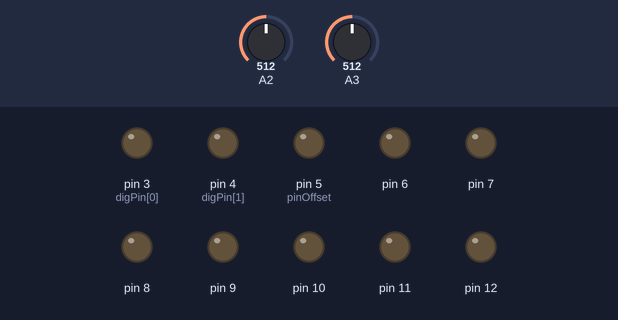
Recording of a sketch running on a simulated Arduino Uno, built with avr-gcc and run on an emulated ATmega328P. Shown: output pins drawn as LEDs (lit = HIGH). The test bench sets the inputs (shaded band); at power-on: A2 = 512, A3 = 512.

Above: at 1.2 s.
1.3 s: A2 set to 534
At 1.6 s:
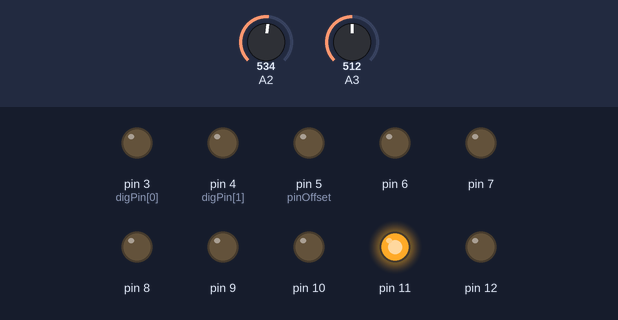
2.8 s: A3 set to 516
At 3.9 s:
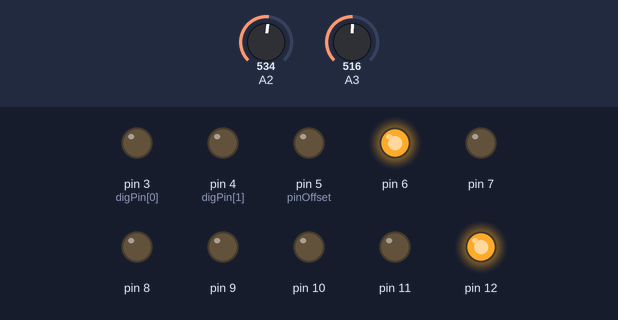
4.3 s: A3 set to 511
At 5.1 s:
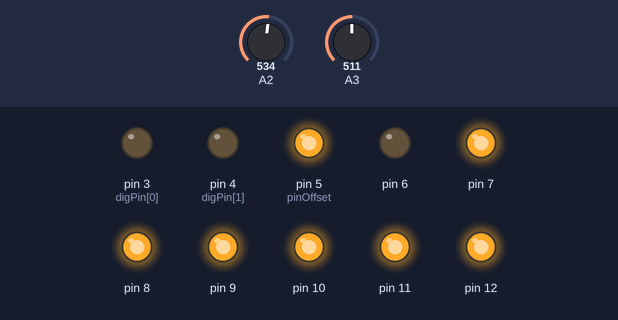
5.8 s: A2 set to 511
At 6.2 s:
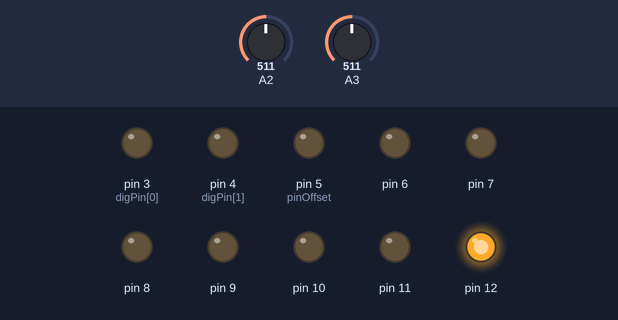
7.3 s: A2 set to 306
At 8.5 s:
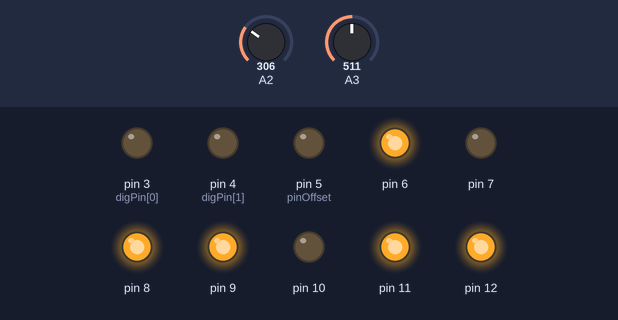
8.8 s: A3 set to 306
At 9.7 s:
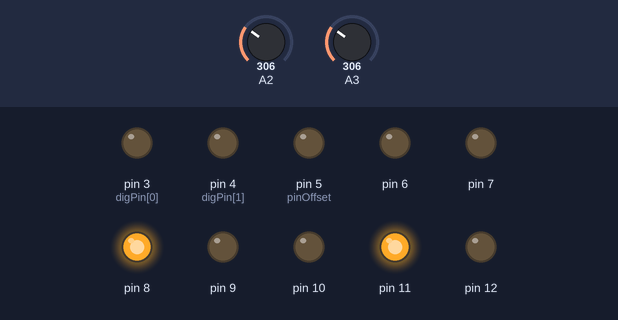
Timing chart, 0 to 11.3 s (numbered marks = the images above; inputs shaded):
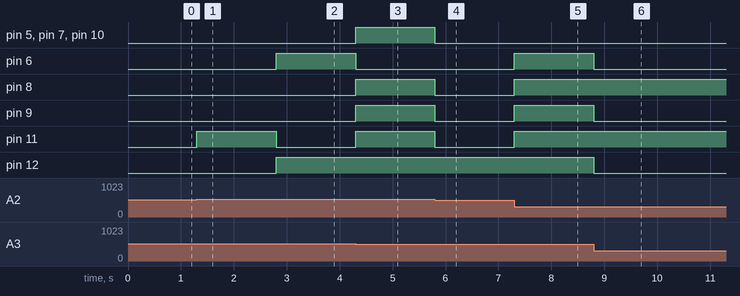

Measured:
- the behaviour switches between 515 and 516 on A2 (found by bisection; images 0 and 1)
- the behaviour switches between 515 and 516 on A3 (found by bisection; images 1 and 2)
- after the input at 1.3 s, pin 11: LOW → HIGH at once
- after the input at 2.8 s, pin 6, pin 12: LOW → HIGH at once; pin 11: HIGH → LOW at once
- after the input at 4.3 s, pin 5 (pinOffset), pin 7–11: LOW → HIGH at once; pin 6: HIGH → LOW at once
- after the input at 5.8 s, pin 5 (pinOffset), pin 7–11: HIGH → LOW at once
- after the input at 7.3 s, pin 6, pin 8, pin 9, pin 11: LOW → HIGH at once
- after the input at 8.8 s, pin 6, pin 9, pin 12: HIGH → LOW at once

The sketch:

AC28_RectifiedRingMod.ino
```cpp
//Ardcore Ring Modulator
//8/10/12

#ifndef cbi
#define cbi(sfr, bit) (_SFR_BYTE(sfr) &= ~_BV(bit))
#endif

#ifndef sbi
#define sbi(sfr, bit) (_SFR_BYTE(sfr) |= _BV(bit))
#endif

const int digPin[2] = {3, 4};
const int pinOffset = 5;
int digState[2] = {LOW, LOW};

int inputA;
int inputB;
byte output;

void setup()
{
  // clear the digital pins
  for (int i=0; i<2; i++) {
    pinMode(digPin[i], OUTPUT);
    digitalWrite(digPin[i], digState[i]);
  }

  // clear the analog output
  for (int i=0; i<8; i++) {
    pinMode(pinOffset+i, OUTPUT);
    digitalWrite(pinOffset+i, LOW);
  }

  // set the ADC to a higher prescale factor
  sbi(ADCSRA,ADPS2);
  cbi(ADCSRA,ADPS1);
  cbi(ADCSRA,ADPS0);

}

void loop ()
{
  // Note: Since the analog inputs only measure values above 0V, if you feed the
  //       ArdCore a standard bipolar waveform, you will get a ring modulation of
  //       the half-rectified waveforms, which will have a very clangorous sound.

  inputA = analogRead(2) >> 2;      // get the A2 input, then reduce it to 8-bit
  inputB = analogRead(3) >> 2;      // get the A3 input, then reduce it to 8-bit
  output = (inputA * inputB) >> 1;  // multiply, then shift right by 1 (the same as /2)
  dacOutput(output);
}

void dacOutput(byte v)
{
  PORTB = (PORTB & B11100000) | (v >> 3);
  PORTD = (PORTD & B00011111) | ((v & B00000111) << 5);
}
```
